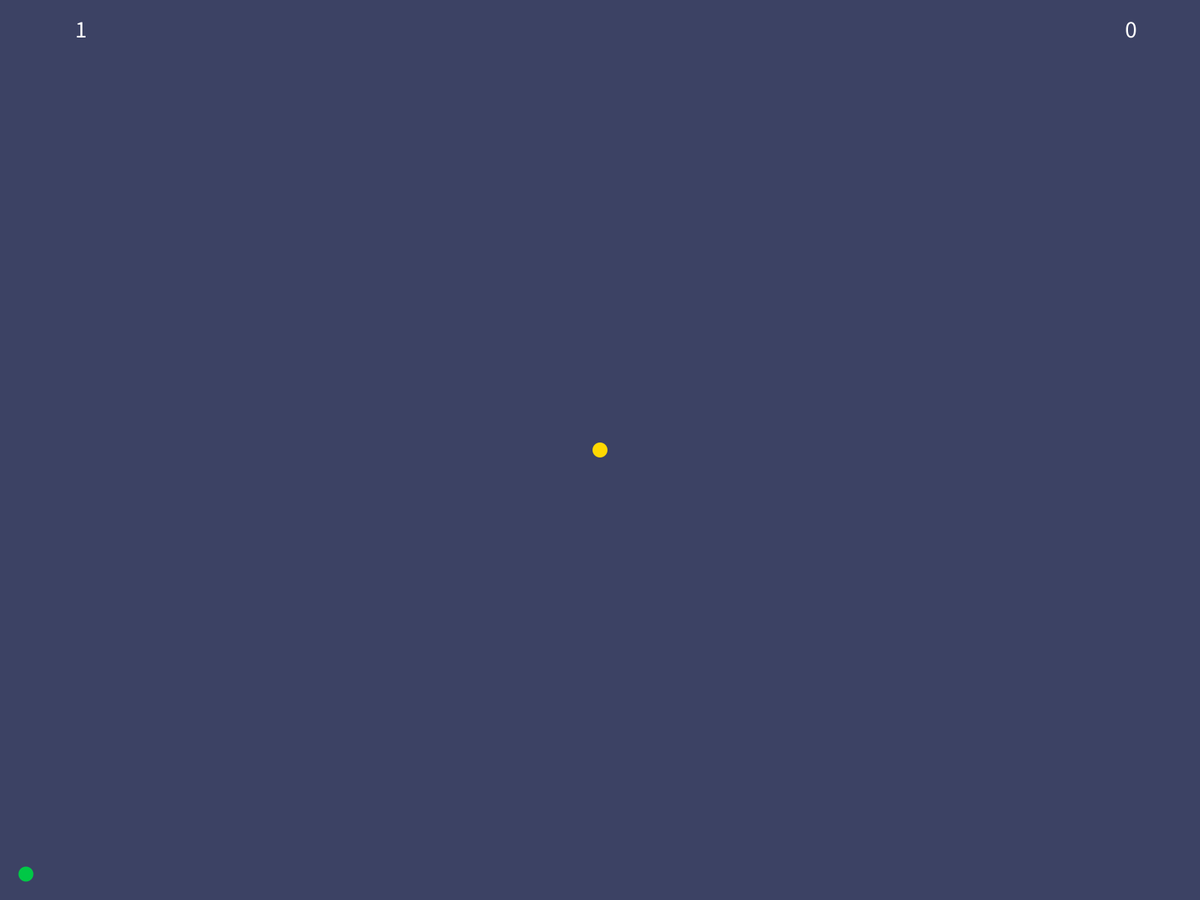
Frame 1 (no input)
Frame 60 (the mouse pressed at the canvas centre just before this capture): blank canvas, image omitted
Frame 120 (the mouse held since frame 60 and released just before this capture): blank canvas, image omitted

The Processing sketch that drew this single still picture (run headless with seeded random() and noise(); from frame 60 on, the mouse is pressed at the canvas centre):

// Processing sketch: BallAvoider
// ── BallAvoider.pde
boolean up, down, left, right;
ArrayList<Enemy> enemies;
Actor actor;
int time;
int BKG, ACT, ENM;

int LIFESPAN = 3;

void setup()
{
  colorMode(HSB);
  BKG = floor(random(255));
  ACT = (BKG+127)%255;
  ENM = (ACT+64)%255;
  
  fullScreen();
  //size(800,600);
  background(BKG, 100, 100);
  actor = new Actor();
  enemies = new ArrayList<Enemy>();
  enemies.add(new Enemy());
  time = 0;
}

void draw()
{
  alpha(50);
  background(BKG, 100, 100);
  alpha(255);
  for (int i=0; i<enemies.size()-1; i++)
  {
    Enemy enemy = enemies.get(i);
    for (int j=i+1; j<enemies.size(); j++)
    {
      Enemy nextenemy = enemies.get(j);
      if (enemy.isTouching(nextenemy)) enemy.bounce(nextenemy);
    }
  }
  for (int i=0; i<enemies.size(); i++)
  {
    Enemy enemy = enemies.get(i);
    enemy.accelerate(actor);
    if (actor.isTouching(enemy)) endgame();
    enemy.display();
  }
  actor.display();
  timer();
}

void timer()
{
  time++;
  int gap = time % (60*LIFESPAN);
  int timer = time / 60;
  if (gap == 0) enemies.add(new Enemy());
  fill(255);
  textSize(32);
  text(timer,width-100, 50);
  text(enemies.size(), 100, 50);
}

void endgame()
{
  enemies.clear();
  enemies.add(new Enemy());
  time = 0;
}

void keyPressed()
{
  if (key == 'w')
    up = true;
  if (key == 's')
    down = true;
  if (key == 'a')
    left = true;
  if (key == 'd')
    right = true;
}

void keyReleased()
{
   if (key == 'w')
    up = false;
  if (key == 's')
    down = false;
  if (key == 'a')
    left = false;
  if (key == 'd')
    right = false;
}

void mouseClicked()
{
  BKG = floor(random(255));
  ACT = (BKG+127)%255;
  ENM = (ACT+64)%255;
}
// ── Actor.pde
float MOMENTUM = 0.25;
float MAX_SPEED = 50;
float DAMP = 0.985;

class Actor
{  
  PVector pos;
  PVector vel;
  PVector acc;
  float size = 20;
  
  Actor()
  {
    pos = new PVector(width/2, height/2);
    vel = new PVector(0,0);
    acc = new PVector(0,0);
  }
  
  void display()
  {
    update();
    fill(color(ACT,255,255));
    noStroke();
    ellipse(pos.x, pos.y, size, size);
  }
  
  void update()
  {
    if (left) acc.x = -MOMENTUM;
    else if (right) acc.x = MOMENTUM;
    else acc.x = 0;
    if (up) acc.y = -MOMENTUM;
    else if (down) acc.y = MOMENTUM;
    else acc.y = 0;
    
    vel.add(acc);
    vel.mult(DAMP);
    pos.add(vel);
    
    if (pos.x < size/2) { pos.x = size/2; vel.x = 0; }
    if (pos.x > width-size/2) { pos.x = width-size/2; vel.x = 0; }
    if (pos.y < size/2) { pos.y = size/2; vel.y = 0; }
    if (pos.y > height-size/2) { pos.y = height-size/2; vel.y = 0; }
  }
  
  float distance(Enemy _obj)
  {
    return sqrt(((pos.x-_obj.pos.x)*(pos.x-_obj.pos.x))
               +((pos.y-_obj.pos.y)*(pos.y-_obj.pos.y)));
  }
  
  boolean isTouching(Enemy _obj)
  {
    if (distance(_obj) < size/2 + _obj.size/2)
      return true;
    else return false;
  }

}
// ── Enemy.pde
float ACCELERATION = 0.3;
float SPEED_DAMP = 0.97;
float REACTION = 10;
float DISTANCE = 300;
float LAUNCH = 15;

class Enemy
{  
  PVector pos;
  PVector vel;
  PVector acc;
  color shade;
  float size = 20;
  
  Enemy()
  {
    int state = floor(random(4));
    vel = new PVector(0,0);
    switch (state)
    {
      case 0:
        pos = new PVector(size, size);
        vel.x = LAUNCH;
        vel.y = LAUNCH;
        break;
      case 1:
        pos = new PVector(size, height-size);
        vel.x = LAUNCH;
        vel.y = -LAUNCH;
        break;
      case 2:
        pos = new PVector(width-size, size);
        vel.x = -LAUNCH;
        vel.y = LAUNCH;
        break;
      case 3:
        pos = new PVector(width-size, height-size);
        vel.x = -LAUNCH;
        vel.y = -LAUNCH;
        break;
    }
    acc = new PVector(0,0);
  }
  
  void display()
  {
    update();
    fill(shade);
    noStroke();
    ellipse(pos.x, pos.y, size, size);
  }
  
  void update()
  {
    vel.add(acc);
    vel.mult(SPEED_DAMP);
    pos.add(vel);
    bounce();
  }
  
  float distance(Enemy _obj)
  {
    return sqrt(((pos.x-_obj.pos.x)*(pos.x-_obj.pos.x))
               +((pos.y-_obj.pos.y)*(pos.y-_obj.pos.y)));
  }
  
  float distance(Actor _obj)
  {
    float dist = sqrt(((pos.x-_obj.pos.x)*(pos.x-_obj.pos.x))
                     +((pos.y-_obj.pos.y)*(pos.y-_obj.pos.y)));
    if (dist > DISTANCE) shade = color(ENM,255,200);
    else shade = color(ENM,255,255);
    return dist;
  }
  
  void accelerate(Actor _obj)
  { 
    if (distance(_obj) < DISTANCE)
    {
      acc = new PVector(_obj.pos.x - pos.x, _obj.pos.y - pos.y);
      acc.normalize();
      acc.mult(ACCELERATION);
    }
    else acc.mult(0);
  }
  
  boolean isTouching(Enemy _obj)       // BOUNCE
  {
    if (distance(_obj) < size/2 + _obj.size/2)
      return true;
    else return false;
  }
  
  void bounce()
  {
    if (pos.y+size/2 > height)
    {
      pos.y = height - size/2;
      vel.y = -vel.y;
    }
    if (pos.y-size/2 < 0)
    {
      pos.y = size/2;
      vel.y = -vel.y;
    }
    if (pos.x+size/2 > width)
    {
      pos.x = width - size/2;
      vel.x = -vel.x;
    }
    if (pos.x-size/2 < 0)
    {
      pos.x = size/2;
      vel.x = -vel.x;
    }    
  }
  
  void bounce(Enemy _obj)
  {
    PVector spd = new PVector(_obj.pos.x - pos.x, _obj.pos.y - pos.y);
    spd.normalize();
    spd.mult(REACTION);
    _obj.vel.add(spd);
    vel.x -= spd.x;
    vel.y -= spd.y;
  }
}
